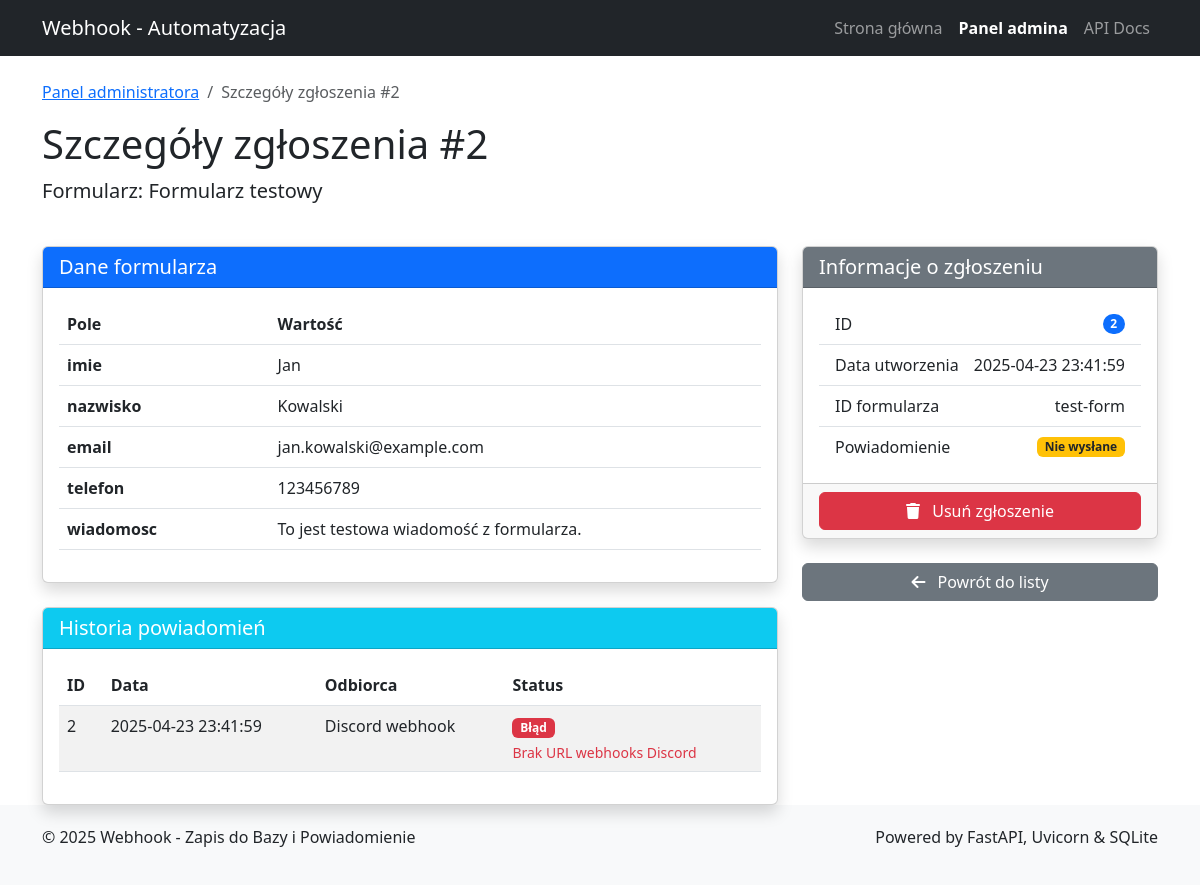
The app's page /admin/submissions/2 with its own data.
### app/models/models.py (models this page shows, shortened)
class FormSubmission(Base):
    __tablename__ = "form_submissions"
    id = Column(Integer, primary_key=True, index=True)
    created_at = Column(DateTime, default=datetime.utcnow)
    form_id = Column(String(255), index=True)
    form_name = Column(String(255))
    form_data = Column(JSON)  # Przechowuje wszystkie dane formularza jako JSON
    notified = Column(Boolean, default=False)  # Czy powiadomienie zostało wysłane
    notification_sent_at = Column(DateTime, nullable=True)

class Notification(Base):
    __tablename__ = "notifications"
    id = Column(Integer, primary_key=True, index=True)
    created_at = Column(DateTime, default=datetime.utcnow)
    submission_id = Column(Integer, index=True)
    recipient = Column(String(255))
    subject = Column(String(255))
    message = Column(Text)
    status = Column(String(50))  # np. "sent", "failed", "pending"
    error_message = Column(Text, nullable=True)

### app/api/admin.py (the view)
@router.get("/submissions/{submission_id}", response_class=HTMLResponse)
async def submission_details(
    submission_id: int,
    request: Request,
    db: Session = Depends(get_db)
):
    submission = db.query(FormSubmission).filter(FormSubmission.id == submission_id).first()
    if not submission:
        raise HTTPException(status_code=404, detail="Zgłoszenie nie zostało znalezione")
    notifications = db.query(Notification).filter(
        Notification.submission_id == submission_id
    ).order_by(Notification.created_at.desc()).all()
    return templates.TemplateResponse(
        "admin/submission_details.html",
        {
            "request": request,
            "submission": submission,
            "notifications": notifications,
            "title": f"Szczegóły zgłoszenia #{submission.id}"
        }
    )

### app/templates/admin/submission_details.html (shortened to what this page needs)
{% extends "base.html" %}
{% block content %}
<div class="row mb-4">
    <div class="col">
        <nav aria-label="breadcrumb">
            <ol class="breadcrumb">
                <li class="breadcrumb-item"><a href="/admin">Panel administratora</a></li>
                <li class="breadcrumb-item active" aria-current="page">Szczegóły zgłoszenia #{{ submission.id }}</li>
            </ol>
        </nav>
        <h1>Szczegóły zgłoszenia #{{ submission.id }}</h1>
        <p class="lead">Formularz: {{ submission.form_name }}</p>
    </div>
</div>
<div class="row">
    <div class="col-md-8">
        <div class="card shadow mb-4">
            <div class="card-header bg-primary text-white">
                <h2 class="h5 mb-0">Dane formularza</h2>
            </div>
            <div class="card-body">
                <div class="table-responsive">
                    <table class="table">
                        <thead>
                            <tr>
                                <th style="width: 30%">Pole</th>
                                <th>Wartość</th>
                            </tr>
                        </thead>
                        <tbody>
                            {% for key, value in submission.form_data.items() %}
                            <tr>
                                <td><strong>{{ key }}</strong></td>
                                <td>{{ value }}</td>
                            </tr>
                            {% endfor %}
                        </tbody>
                    </table>
                </div>
            </div>
        </div>
        <div class="card shadow">
            <div class="card-header bg-info text-white">
                <h2 class="h5 mb-0">Historia powiadomień</h2>
            </div>
            <div class="card-body">
                {% if notifications %}
                <div class="table-responsive">
                    <table class="table table-striped">
                        <thead>
                            <tr>
                                <th>ID</th>
                                <th>Data</th>
                                <th>Odbiorca</th>
                                <th>Status</th>
                            </tr>
                        </thead>
                        <tbody>
                            {% for notification in notifications %}
                            <tr>
                                <td>{{ notification.id }}</td>
                                <td>{{ notification.created_at.strftime('%Y-%m-%d %H:%M:%S') }}</td>
                                <td>{{ notification.recipient }}</td>
                                <td>
                                    {% if notification.status == 'sent' %}
                                    <span class="badge bg-success">Wysłane</span>
                                    {% elif notification.status == 'failed' %}
                                    <span class="badge bg-danger">Błąd</span>
                                    <div class="small text-danger mt-1">{{ notification.error_message }}</div>
                                    {% else %}
                                    <span class="badge bg-secondary">{{ notification.status }}</span>
                                    {% endif %}
                                </td>
                            </tr>
                            {% endfor %}
                        </tbody>
                    </table>
                </div>
                {% else %}
                <div class="alert alert-info">
                    <i class="fas fa-info-circle me-2"></i>
                    Brak historii powiadomień dla tego zgłoszenia.
                </div>
                {% endif %}
            </div>
        </div>
    </div>
    <div class="col-md-4">
        <div class="card shadow mb-4">
            <div class="card-header bg-secondary text-white">
                <h2 class="h5 mb-0">Informacje o zgłoszeniu</h2>
            </div>
            <div class="card-body">
                <ul class="list-group list-group-flush">
                    <li class="list-group-item d-flex justify-content-between align-items-center">
                        ID
                        <span class="badge bg-primary rounded-pill">{{ submission.id }}</span>
                    </li>
                    <li class="list-group-item d-flex justify-content-between align-items-center">
                        Data utworzenia
                        <span>{{ submission.created_at.strftime('%Y-%m-%d %H:%M:%S') }}</span>
                    </li>
                    <li class="list-group-item d-flex justify-content-between align-items-center">
                        ID formularza
                        <span>{{ submission.form_id }}</span>
                    </li>
                    <li class="list-group-item d-flex justify-content-between align-items-center">
                        Powiadomienie
                        {% if submission.notified %}
                        <span class="badge bg-success">Wysłane</span>
                        {% else %}
                        <span class="badge bg-warning text-dark">Nie wysłane</span>
                        {% endif %}
                    </li>
                </ul>
            </div>
            <div class="card-footer">
                <div class="d-grid gap-2">
                    <button type="button" class="btn btn-danger" data-bs-toggle="modal" data-bs-target="#deleteModal">
                        <i class="fas fa-trash me-2"></i>
                        Usuń zgłoszenie
                    </button>
                </div>
            </div>
        </div>
        <div class="d-grid gap-2">
            <a href="/admin" class="btn btn-secondary">
                <i class="fas fa-arrow-left me-2"></i>
                Powrót do listy
            </a>
        </div>
    </div>
</div>
{% endblock %}
{% block extra_css %}
<link rel="stylesheet" href="https://cdnjs.cloudflare.com/ajax/libs/font-awesome/6.0.0/css/all.min.css">
{% endblock %}

### app/templates/base.html (style rules this page uses)
body { padding-top: 56px; min-height: 100vh; display: flex; flex-direction: column; }

### records on screen
FormSubmission: id "2", form_name "Formularz testowy", created_at "2025-04-23 23:41:59", form_id "test-form"
Notification: id "2", created_at "2025-04-23 23:41:59", recipient "Discord webhook", error_message "Brak URL webhooks Discord"

### other values on screen
{{ key }} "imie" "nazwisko" "email" "telefon" "wiadomosc"
{{ value }} "Jan" "Kowalski" "jan.kowalski@example.com" "123456789" "To jest testowa wiadomość z formularza."
